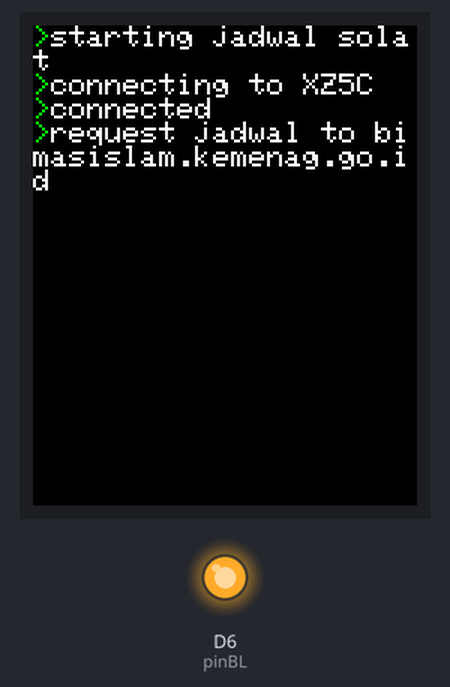
Recording of a sketch running on a simulated ESP8266 (NodeMCU). Shown: 128×160 colour display, output pins drawn as LEDs (lit = HIGH). WiFi joins after 1.5 s; servers stay silent unless stated; uploads are accepted with an empty reply; random numbers use the default seed unless the sketch sets one; what the sketch prints to the serial monitor is not drawn.

Above: at 1.7 s.
At 4.1 s:
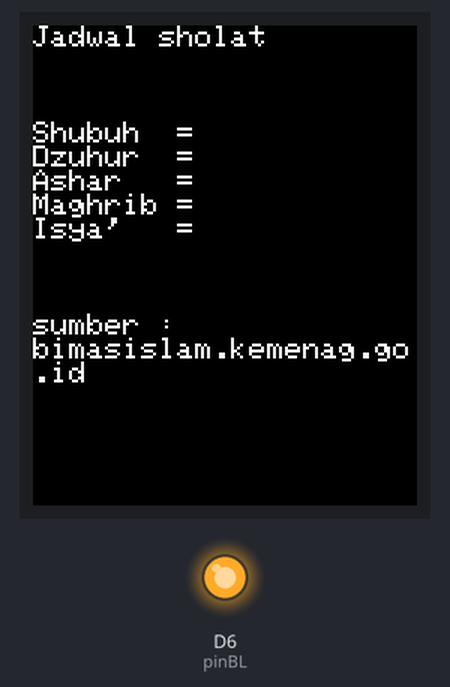
At 64.1 s:
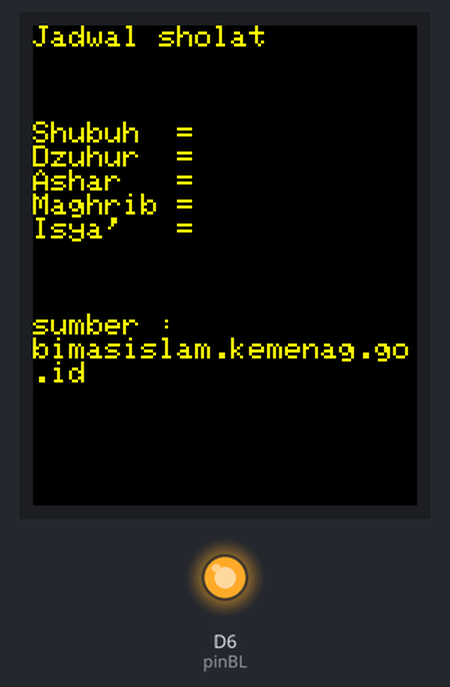
At 125.2 s:
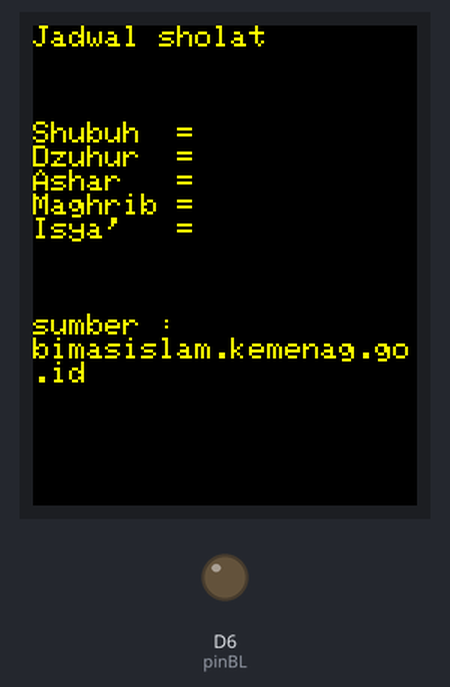
Timing chart, 0 to 126.7 s (numbered marks = the images above):
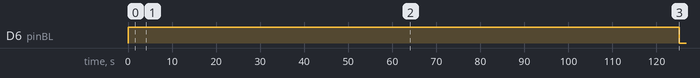

Measured:
- by itself, D6 (pinBL): HIGH → LOW at 125 s
- what the display in image 0 shows lasts 2.3 s, from 1.7 s to 4.0 s
- what the display in image 1 shows lasts 60.1 s, from 4.0 s to 64.1 s

The sketch:

esp8266_jws_httpsreq.ino
```cpp
/*
    HTTP over TLS (HTTPS) example sketch
    This example demonstrates how to use
    WiFiClientSecure class to access HTTPS API.
    We fetch and display the status of
    esp8266/Arduino project continuous integration
    build.
    Limitations:
      only RSA certificates
      no support of Perfect Forward Secrecy (PFS)
      TLSv1.2 is supported since version 2.4.0-rc1
    Created by Ivan Grokhotkov, 2015.
    This example is in public domain.
config: board: generic esp8266 1st index


*/
//nodemcu   tft
//  D0      RST
//  D1      CS
//  D2      SDA
//  D3      SCK
//  D4      RS


// this line add in windows

#include <ESP8266WiFi.h>
// #include <ESP8266WiFiMulti.h>
#include <WiFiClientSecure.h>

#include <Adafruit_GFX.h>    // Core graphics library
#include <Adafruit_ST7735.h> // Hardware-specific library for ST7735
#include <SPI.h>
#include "colorconverter.h"

#define TFT_CS     5
#define TFT_RST    16  // you can also connect this to the Arduino reset
                       // in which case, set this #define pin to -1!
#define TFT_DC     2
#define TFT_SCLK 0   // set these to be whatever pins you like!
#define TFT_MOSI 4   // set these to be whatever pins you like!
Adafruit_ST7735 tft = Adafruit_ST7735(TFT_CS, TFT_DC, TFT_MOSI, TFT_SCLK, TFT_RST);


#ifndef STASSID
#define STASSID "XZ5C"
#define STAPSK  "air46664"
#endif
#define pinBL 12

// ESP8266WiFiMulti wifimulti;

const char* ssid = STASSID;
const char* password = STAPSK;

const char* host = "bimasislam.kemenag.go.id";
const int httpsPort = 443;   //443
 WiFiClientSecure client;

// Use web browser to view and copy
// SHA1 fingerprint of the certificate
const char fingerprint[] PROGMEM = "0D D6 D2 55 34 1C 36 E5 9F 01 3F 7C 76 26 F7 3F 34 4B 67 DE";
String sshubuh,sdzuhur,sashar,smaghrib,sisyak;
int jsb,jdz,jas,jmg,jis,msb,mdz,mas,mmg,mis;
String datajadwal;
String jadwal0,jadwal1,jadwal2,jadwal3,jadwal4;
String tftlog;
String txtft;
void setup() {
  Serial.begin(115200);
  Serial.println();
  pinMode(pinBL, OUTPUT);
  digitalWrite(pinBL, HIGH);

  tft.initR(INITR_BLACKTAB);   // initialize a ST7735S chip, black tab
  tft.fillScreen(ST77XX_BLACK);

  // int color =random(0x000000,0xFFFFFF);
  int color =random(0xFFFFFF);
  Serial.print("color = ");
  Serial.println(color,HEX);
  tftsetlog("starting jadwal solat");
  tftsetlog("connecting to "+ String(ssid));
  Serial.print("connecting to ");
  Serial.println(ssid);
  WiFi.mode(WIFI_STA);
  WiFi.begin(ssid, password);
  Serial.print("connecting>");
  while (WiFi.status() != WL_CONNECTED) {
    delay(500);

    Serial.print(">");
  }
  Serial.println("");
  Serial.println("WiFi connected");
  Serial.println("IP address: ");
  Serial.println(WiFi.localIP());
  tftsetlog("connected");
  // Use WiFiClientSecure class to create TLS connection
  tftsetlog("request jadwal to "+ String(host));
  reqjadwal();

}
int logline=0;
void tftsetlog(String txt){
  // logline+=10;
  // tft.setCursor(0,0);
  tft.setTextWrap(1);
  tft.setTextColor(ST77XX_GREEN);
  tft.print(">");
  tft.setTextColor(ST77XX_WHITE);
  tft.print(txt+"\n");
  // if(logline>150){
  //   logline=0;
  //   tft.fillScreen(ST77XX_BLACK);
  // }
}

void fill_schedule (String text){
  for(int i=0; i<6; i++){

    int awal=text.indexOf("'")+1;
    Serial.printf("awal = %d ",awal);
    int akhir=text.indexOf(";")-1;

    Serial.printf("akhir = %d ",akhir);
    Serial.println("hasil pemisahan");
    // if(i<6){    txtft=txtft+ text.substring(awal,akhir)+"\n";}else{
    //   txtft= text.substring(awal,(akhir-10))+"\n+"+txtft;
    // }
    if(i==0){
      sshubuh="Shubuh  = "+text.substring(awal,akhir);
      jsb=(text.substring(awal,akhir-3).toInt());
      msb=(text.substring(awal+3,akhir).toInt());
      Serial.print("jsb = ");
      Serial.println(jsb);
      Serial.print("msb = ");
      Serial.println(msb);
      txtft=txtft+sshubuh+"\n";
      Serial.println(sshubuh);
    }else if(i==1){
      sdzuhur="Dzuhur  = "+text.substring(awal,akhir);
      jdz=(text.substring(awal,akhir-3).toInt());
      mdz=(text.substring(awal+3,akhir).toInt());
      txtft=txtft+sdzuhur+"\n";
      Serial.println(sdzuhur);

    }else if(i==2){
      sashar="Ashar   = "+text.substring(awal,akhir);
      jas=(text.substring(awal,akhir-3).toInt());
      mas=(text.substring(awal+3,akhir).toInt());
      txtft=txtft+sashar+"\n";
      Serial.println(sashar);
    }else if(i==3){
      smaghrib="Maghrib = "+text.substring(awal,akhir);
      jmg=(text.substring(awal,akhir-3).toInt());
      mmg=(text.substring(awal+3,akhir).toInt());
      txtft=txtft+smaghrib+"\n";
      Serial.println(smaghrib);
    }else if(i==4){
      sisyak="Isya'   = "+text.substring(awal,akhir);
      jis=(text.substring(awal,akhir-3).toInt());
      mis=(text.substring(awal+3,akhir).toInt());
      txtft=txtft+sisyak+"\n";
      Serial.println(sisyak);
    }else if(i==5){
      String waktu="Jadwal sholat \n"+text.substring(awal,(akhir-9));
      txtft=waktu+"\n\n\n"+txtft+"\n\n\nsumber :\nbimasislam.kemenag.go.id";
      datajadwal=txtft;
      Serial.println(waktu);
    }
    text=text.substring(akhir+2);
    Serial.print("hasil trimming  = ");
    Serial.println(text);
  }
  tft.fillScreen(ST77XX_BLACK);
  testdrawtext(string2char(txtft), ST77XX_WHITE);

}
char* string2char(String command){
    if(command.length()!=0){
        char *p = const_cast<char*>(command.c_str());
        return p;
    }
}

void testdrawtext(char *text, uint16_t color) {
  tft.setCursor(0, 0);
  tft.setTextColor(color);
  tft.setTextWrap(true);
  tft.print(text);
}


void reqjadwal (){

  Serial.print("connecting to ");
  Serial.println(host);

  Serial.printf("Using fingerprint '%s'\n", fingerprint);
  client.setFingerprint(fingerprint);

  // if (!client.connect(host, httpsPort)) {
  //   Serial.println("connection failed");
  //   return;
  // }
  client.connect(host, httpsPort);
  if(!client.connected()){
    Serial.println("connection failed retry");
    // delay(1000);
    client.connect(host, httpsPort);
  }
  if(!client.connected()){
    Serial.println("connection failed retry");
    // delay(1000);
    client.connect(host, httpsPort);
    return;
  }
  // String url = "/adzan/ajax/ajax.daily1.php?id=67";
  String url = "/widget/jadwalshalat/42d38931fbd98d4764cc39ab8694a0f1f42d2e7d";
  Serial.print("requesting URL: ");
  Serial.println(url);

  client.print(String("GET ") + url + " HTTP/1.1\r\n" +
               "Host: " + host + "\r\n" +
               "User-Agent: BuildFailureDetectorESP8266\r\n" +
               "Connection: close\r\n\r\n");

  Serial.println("request sent");
  while (client.connected()) {
    String line = client.readStringUntil('\n');
    if (line == "\r") {
      Serial.println("headers received");
      break;
    }
  }
  String line = client.readStringUntil('\n');
  if (line.startsWith("{\"state\":\"success\"")) {
    Serial.println("esp8266/Arduino CI successfull!");
  } else {
    Serial.println("esp8266/Arduino CI has failed");
  }
  line=client.readString();
  int awal=line.indexOf("wsbh");
  int akhir=line.indexOf("serverdate")-3;


  String ekstrak=line.substring(awal,akhir);
  Serial.print("Ekstrk > ");
  // Serial.println(ekstrak);
  fill_schedule(ekstrak);

  // testdrawtext("wait...", ST77XX_WHITE);
  // Serial.println("reply was:");
  // Serial.println("==========");
  // Serial.println(line);
  // Serial.println("==========");
  // Serial.println("closing connection");
}

bool BLstate=0;
long prevmillis;
int angka=0;
void loop() {
  if((prevmillis+1000)<millis()){
    angka++;
    if(angka==30&&txtft.length()<12){
      // reqjadwal();
      ESP.restart();
    }else if(angka>60){
      angka=0;
      if(!BLstate){
        BLstate=1;

      tft.fillScreen(ST77XX_BLACK);
      int rnd=random(0,5);
      if (rnd==0){
        testdrawtext(string2char(txtft), ST77XX_WHITE);
      }else if(rnd==1){
        testdrawtext(string2char(txtft), ST77XX_GREEN);
      }else if(rnd==2){
        testdrawtext(string2char(txtft), ST77XX_RED);
      }else if(rnd==3){
        testdrawtext(string2char(txtft), ST77XX_CYAN);
      }else if(rnd==4){
        testdrawtext(string2char(txtft), ST77XX_YELLOW);
      }else if(rnd>4){
        testdrawtext(string2char(txtft), ST77XX_MAGENTA);
      }
      } else {BLstate=0;}
      digitalWrite(pinBL, BLstate);
    }
    prevmillis=millis();
  }
}

// // Color definitions
// #define	ST77XX_BLACK   0x0000
// #define	ST77XX_BLUE    0x001F
// #define	ST77XX_RED     0xF800
// #define	ST77XX_GREEN   0x07E0
// #define ST77XX_CYAN    0x07FF
// #define ST77XX_MAGENTA 0xF81F
// #define ST77XX_YELLOW  0xFFE0
// #define ST77XX_WHITE   0xFFFF
```

colorconverter.h
```cpp
void ChangeBackgroundColorNew(unsigned int color);
void createrandom();

uint16_t RGB888toRGB565(const char *rgb32_str_)
{
 long rgb32=strtoul(rgb32_str_, 0, 16);
 return (rgb32>>8&0xf800)|(rgb32>>5&0x07e0)|(rgb32>>3&0x001f);
}
```
